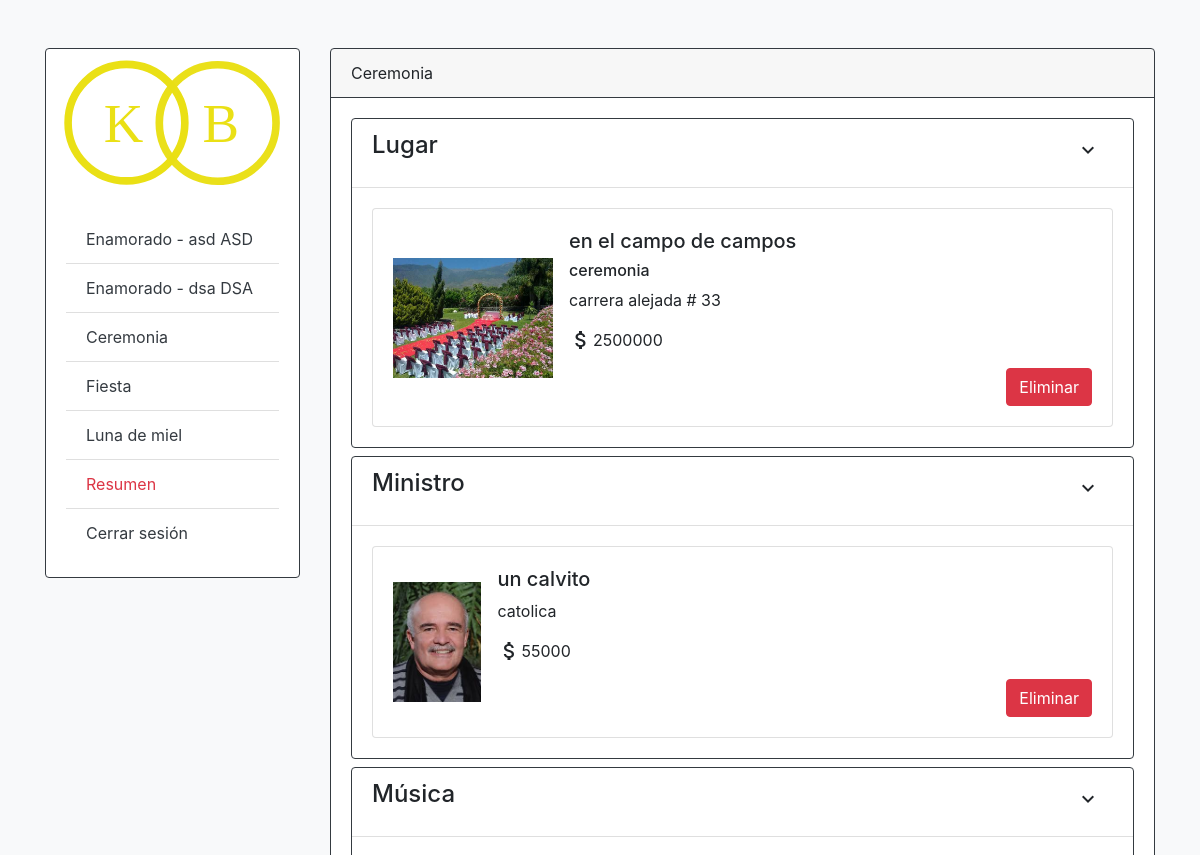
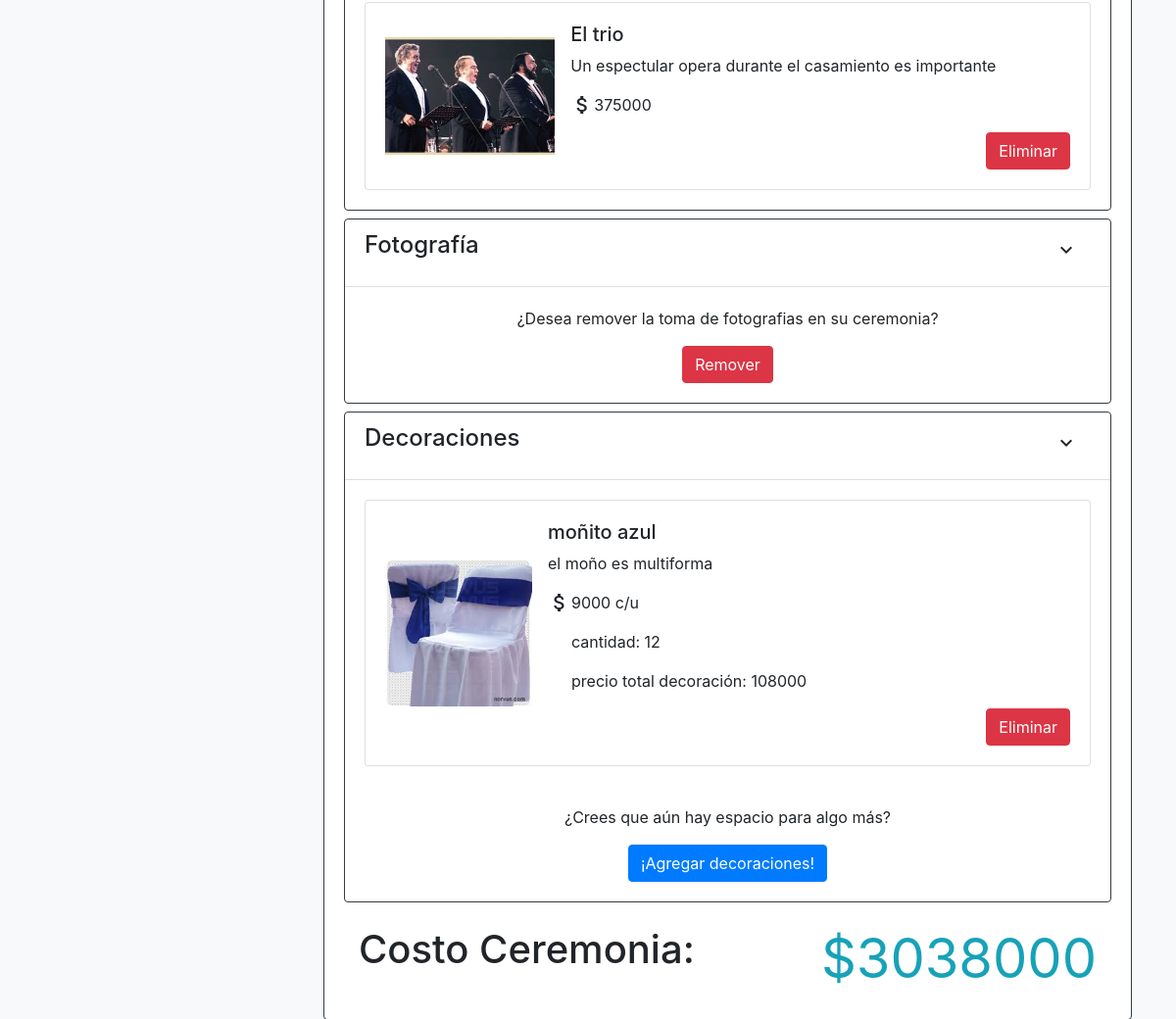
/Ceremonia/1088/1/1/ (signed in), run on the app's committed database (2 pictures, top to bottom).
### BodaKaoz/Pareja/models.py (models this page shows, shortened)
class Enamorado(models.Model):
	User=models.OneToOneField(User, on_delete=models.CASCADE)
	cedula=models.CharField(max_length=50, validators=[numeric_validator])
	telefono=models.CharField(max_length=50, null=True, blank=True, default=None)
	precio=models.BigIntegerField(default=0)
	class Meta:
		app_label = 'Pareja'

### BodaKaoz/Ceremonia/models.py (models this page shows, shortened)
class CeremoniaEvento(models.Model):
	Boda=models.ForeignKey(Boda, on_delete=models.CASCADE)
	Lugar=models.ForeignKey(Lugar, on_delete=models.SET_NULL, null=True, blank=True, default=None)
	Ministro=models.ForeignKey(Ministro, on_delete=models.SET_NULL, null=True, blank=True, default=None)
	Musica=models.ForeignKey(Musica, on_delete=models.SET_NULL, null=True, blank=True, default=None)
	Fotos=models.BooleanField(blank=True, default=False)
	precio=models.BigIntegerField(default=0)

class Ministro(models.Model):
	nombre=models.CharField(max_length=250)
	tipo=models.CharField(choices=TYPE, max_length=50)
	imagen=models.ImageField(upload_to="Ceremonia/Ministro", null=True, blank=True, default=None)
	precio=models.BigIntegerField(default=0)

class Musica(models.Model):
	nombre=models.CharField(max_length=250)
	descripcion=models.TextField(max_length=1000, null=True, blank=True, default=None)
	imagen=models.ImageField(upload_to="Ceremonia/Musica", null=True, blank=True, default=None)
	precio=models.BigIntegerField(default=0)

class DecoracionCeremoniaCarrito(models.Model):
	Decoracion=models.ForeignKey(DecoracionCeremonia, on_delete=models.CASCADE)
	CeremoniaEvento=models.ForeignKey(CeremoniaEvento, on_delete=models.CASCADE)
	cantidad=models.IntegerField()
	subtotal = models.BigIntegerField(default=0)

class DecoracionCeremonia(models.Model):
	nombre=models.CharField(max_length=50, null=True, blank=True, default=None)
	descripcion=models.TextField(max_length=1000, null=True, blank=True, default=None)
	imagen=models.ImageField(upload_to="Ceremonia/Decoracion", null=True, blank=True, default=None)
	precio=models.BigIntegerField(default=0)
	class Meta:
		verbose_name = "Decoración"
		verbose_name_plural = "Decoraciones"

### BodaKaoz/Domain/models.py (models this page shows, shortened)
class Lugar(models.Model):
	nombre=models.CharField(max_length=250)
	direccion=models.CharField(max_length=250)
	capacidad=models.IntegerField()
	imagen=models.ImageField(upload_to="Domain/Lugar",null=True, blank=True, default=None)
	tipo = models.CharField(choices=TYPE, max_length=50 , default=None)
	precio=models.BigIntegerField(default=0)
	class Meta:
		verbose_name = "Lugar"
		verbose_name_plural = "Lugares"

### BodaKaoz/Ceremonia/views.py (the view, shortened to what this page needs)
# urls.py: path('<int:user_id>/<int:boda_id>/<int:ceremonia_id>/', ceremoniaDashboardView , name='dashboard')
@login_required(login_url='index')
def ceremoniaDashboardView(request, user_id , boda_id , ceremonia_id):
	if str(request.user) != str(user_id):
		logout(request)
		return redirect('index')
	user_id = request.user
	enamorado = Enamorado.objects.get(User_id=user_id)
	indices_decoraciones = []
	try:
		boda2 = Boda.objects.get(Enamorado1_id=enamorado.id)
	except:
		boda2 = Boda.objects.get(Enamorado2_id=enamorado.id)
	if str(boda2.id) != str(boda_id):
		return redirect('tableroResumen')
	boda = Boda.objects.filter(id__exact=boda_id)
	ceremonia = CeremoniaEvento.objects.get(Boda_id=boda_id)
	fiesta = FiestaEvento.objects.get(Boda_id=boda_id)
	if str(ceremonia_id) != str(ceremonia.id):
		return redirect('tableroResumen')
	count_deco = DecoracionCeremoniaCarrito.objects.all()
	if len(count_deco) > 0:
		flag_decoracion = True
	else:
		flag_decoracion = False
	if ceremonia.Ministro != None:
		flag_ministro = True
	else:
		flag_ministro = False
	if ceremonia.Lugar != None:
		flag_lugar = True
	else:
		flag_lugar = False
	if ceremonia.Musica != None:
		flag_musica = True
	else:
		flag_musica = False
	if ceremonia.Fotos != False:
		flag_fotos = True
	else:
		flag_fotos = False
	if request.method == 'GET':
		ministros = Ministro.objects.all()
		lugares = Lugar.objects.filter(tipo='ceremonia')
		musicas = Musica.objects.all()
		boda = Boda.objects.get(id=boda_id)
		decoraciones = DecoracionCeremonia.objects.all()
		decoraciones_car = DecoracionCeremoniaCarrito.objects.filter(CeremoniaEvento_id=ceremonia_id)
		indices_decoraciones.clear()
		if decoraciones_car.count() > 0:
			indices_decoraciones.clear()
			for deco in decoraciones_car:
				indices_decoraciones.append(deco.Decoracion.id)
		template = get_template('Ceremonia/ceremonia.html')
		ctx={
			'ministros' : ministros,
			'flag_ministro': flag_ministro,
			'flag_fotos': flag_fotos,
			'flag_lugar': flag_lugar,
			'flag_musica': flag_musica,
			'ceremonia' : ceremonia,
			'lugares' : lugares,
			'musicas' : musicas,
			'decoraciones':decoraciones,
			'decoraciones_car':decoraciones_car,
			'flag_decoracion':flag_decoracion,
			'indices_decoraciones': indices_decoraciones,
			'user_id': user_id,
			'boda_id': boda_id,
			'ceremonia_id' : ceremonia.id,
			'fiesta_id': fiesta.id,
			'enamoradoNombre': boda.Enamorado1,
			'enamoradoNombre2': boda.Enamorado2
		}
		return HttpResponse(template.render(ctx,request))

### BodaKaoz/templates/Ceremonia/ceremonia.html (shortened to what this page needs)
{% extends "base/base.html" %}
{% load staticfiles %}
{% block title %}
<link href="{% static 'css/Fiesta/style_entretenimiento.css' %}" rel="stylesheet" />
<link href="{% static 'css/Fiesta/style_comidas.css' %}" rel="stylesheet" />
{% endblock title %}
{% block name_mod %}
	<div class="card-header border-dark">
    	Ceremonia
  	</div>
{% endblock name_mod %}
{% block content %}
	{% include "Ceremonia/secciones/seccion_lugar.html" %}
	{% include "Ceremonia/secciones/seccion_ministro.html" %}
	{% include "Ceremonia/secciones/seccion_musica.html" %}
	{% include "Ceremonia/secciones/seccion_fotografia.html" %}
	{% include "Ceremonia/secciones/seccion_decoracion.html" %}
	{% include "Ceremonia/secciones/seccion_precio.html" %}
{% endblock content %}

### BodaKaoz/templates/base/base.html (shortened to what this page needs)
<!DOCTYPE html>
<html lang="es">
<head>
	{% load staticfiles %}
	{% block title %}
	{% endblock title %}
	<link rel="stylesheet" href="{% static "css/base.css" %}">
	<link rel="stylesheet" href="{% static "css/bootstrap.min.css" %}">
</head>
<body class="bg-light">
	<div class="container container-md-fluid">
		<div class="row mt-5 pt-4 pt-md-0 mb-4">
			<div class="d-none d-md-block col-lg-3 col-md-4 col-sm-12">
				<div class="card border-dark">
  					<img class="card-img-top" src="{% static 'img/KBLogo_header.svg' %}">
  					<div class="card-body">
    					<ul class="list-group list-group-flush">
						  <li class="list-group-item">
						  	<a href="{% url 'Pareja:enamorado1' %}" class="text-dark" data-toggle="" aria-expanded="true" aria-controls="">
								Enamorado - {{ enamoradoNombre.User.first_name }} {{ enamoradoNombre.User.last_name }}
							</a>
						  </li>
						  <li class="list-group-item">
						  	<a href="{% url 'Pareja:enamorado2' %}" class="text-dark" data-toggle="" aria-expanded="true" aria-controls="">
								Enamorado - {{ enamoradoNombre2.User.first_name }} {{ enamoradoNombre2.User.last_name }}
							</a>
						  </li>
						  <li class="list-group-item">
						  	<a href="{% url 'Ceremonia:dashboard' user_id boda_id ceremonia_id %}" class="text-dark" data-toggle="" aria-expanded="true" aria-controls="">
								Ceremonia
							</a>
						  </li>
						  <li class="list-group-item">
						  	<a href="{% url 'Fiesta:dashboard' user_id boda_id fiesta_id %}" class="text-dark" data-toggle="" aria-expanded="true" aria-controls="">
								Fiesta
							</a>
						  </li>
						  <li class="list-group-item">
						  	<a href="#" class="text-dark" data-toggle="" aria-expanded="true" aria-controls="">
								Luna de miel
							</a>
						  </li>
						  <li class="list-group-item">
						  	<a href="{% url 'tableroResumen' %}" class="text-danger" data-toggle="" aria-expanded="true" aria-controls="">
								Resumen
							</a>
						  </li>
						  <li class="list-group-item">
						  	<a href="{% url 'Pareja:cerrar-sesion' %}" class="text-dark" data-toggle="" aria-expanded="true" aria-controls="">
								Cerrar sesión
							</a>
						  </li>
						</ul>
  					</div>
				</div>
			</div>
			<div class="col-lg-9 col-md-8 col-sm-12">
				<div class="card border-dark">
					{% block name_mod %}
					{% endblock name_mod %}
  				<div class="card-body">
					<div class="content">
						{% block content %}
						{% endblock content %}
					</div>
    			</div>
			</div>
		</div>
	</div>
</body>
</html>

### BodaKaoz/templates/Ceremonia/secciones/seccion_lugar.html (shortened to what this page needs)
<!DOCTYPE html>
<html>
<!DOCTYPE html>
<html>
<head>
	{% load staticfiles %}
</head>
<body>
	<div class="card border-dark mb-2">
		<div class="card-header bg-transparent">
			<div class="row justify-content-between">
				<div class="col">
					<h4>Lugar</h4>
				</div>
				<div class="col text-right">
					<span class="btn" data-toggle="collapse" data-target="#collapseLugar" aria-expanded="false" aria-controls="collapseLugar">
						<i class="material-icons">expand_more</i>
	  				</span>
				</div>
			</div>
	  	</div>
	  	<div class="collapse show" id="collapseLugar">
	 		<div class="card-body">
	 			{% if flag_lugar %}
	 			<form method="POST">{% csrf_token %}
					<div class="card">
						<div class="card-body">
	        				<div class="media">
							  	<img class="align-self-center mr-3" src="{{ceremonia.Lugar.imagen.url}}" height="120">
							  	<div class="media-body">
							    	<h5 class="mt-0">{{ceremonia.Lugar.nombre}}</h5>
							    	<h6>{{ceremonia.Lugar.tipo}}</h6>
							    	<p>{{ceremonia.Lugar.direccion}}</p>
							    	<div class="media">
							  			<i class="material-icons">attach_money</i>
									  	<div class="media-body">
									    	<p>{{ceremonia.Lugar.precio}}</p>
										</div>
									</div>
									<div class="row">
										<div class="col text-right">
											<button type="submit" class="btn btn-danger" value="delete_lugar" name="btn_value">Eliminar</button>
										</div>
									</div>
								</div>
							</div>
						</div>
					</div>
				</form>
	    		{% endif %}
	  		</div>
		</div>
	</div>
</body>
</html>

### BodaKaoz/templates/Ceremonia/secciones/seccion_ministro.html (shortened to what this page needs)
<!DOCTYPE html>
<html>
<head>
	{% load staticfiles %}
</head>
<body>
	<div class="card border-dark mb-2">
		<div class="card-header bg-transparent">
			<div class="row justify-content-between">
				<div class="col">
					<h4>Ministro</h4>
				</div>
				<div class="col text-right">
					<span class="btn" data-toggle="collapse" data-target="#collapseMinistro" aria-expanded="false" aria-controls="collapseMinistro">
						<i class="material-icons">expand_more</i>
	  				</span>
				</div>
			</div>
	  	</div>
	  	<div class="collapse show" id="collapseMinistro">
	 		<div class="card-body">
	 			{% if flag_ministro %}
	 			<form method="POST">{% csrf_token %}
					<div class="card">
						<div class="card-body">
	        				<div class="media">
							  	<img class="align-self-center mr-3" src="{{ceremonia.Ministro.imagen.url}}" height="120">
							  	<div class="media-body">
							    	<h5 class="mt-0">{{ceremonia.Ministro.nombre}}</h5>
							    	<p>{{ceremonia.Ministro.tipo}}</p>
							    	<div class="media">
							  			<i class="material-icons">attach_money</i>
									  	<div class="media-body">
									    	<p>{{ceremonia.Ministro.precio}}</p>
										</div>
									</div>
									<div class="row">
										<div class="col text-right">
											<button type="submit" class="btn btn-danger" value="delete_ministro" name="btn_value">Eliminar</button>
										</div>
									</div>
								</div>
							</div>
						</div>
					</div>
				</form>
	    		{% endif %}
	  		</div>
		</div>
	</div>
</body>
</html>

### BodaKaoz/templates/Ceremonia/secciones/seccion_musica.html (shortened to what this page needs)
<!DOCTYPE html>
<html>
<head>
	{% load staticfiles %}
</head>
<body>
	<div class="card border-dark mb-2">
		<div class="card-header bg-transparent">
			<div class="row justify-content-between">
				<div class="col">
					<h4>Música</h4>
				</div>
				<div class="col text-right">
					<span class="btn" data-toggle="collapse" data-target="#collapseMusica" aria-expanded="false" aria-controls="collapseMusica">
						<i class="material-icons">expand_more</i>
	  				</span>
				</div>
			</div>
	  	</div>
	  	<div class="collapse show" id="collapseMusica">
	 		<div class="card-body">
	 			{% if flag_musica %}
	 			<form method="POST">{% csrf_token %}
					<div class="card">
						<div class="card-body">
	        				<div class="media">
							  	<img class="align-self-center mr-3" src="{{ceremonia.Musica.imagen.url}}" height="120">
							  	<div class="media-body">
							    	<h5 class="mt-0">{{ceremonia.Musica.nombre}}</h5>
							    	<p>{{ceremonia.Musica.descripcion}}</p>
							    	<div class="media">
							  			<i class="material-icons">attach_money</i>
									  	<div class="media-body">
									    	<p>{{ceremonia.Musica.precio}}</p>
										</div>
									</div>
									<div class="row">
										<div class="col text-right">
											<button type="submit" class="btn btn-danger" value="delete_musica" name="btn_value">Eliminar</button>
										</div>
									</div>
								</div>
							</div>
						</div>
					</div>
				</form>
	    		{% endif %}
	  		</div>
		</div>
	</div>
</body>
</html>

### BodaKaoz/templates/Ceremonia/secciones/seccion_decoracion.html (shortened to what this page needs)
<!DOCTYPE html>
<html>
<head>
	{% load staticfiles %}
</head>
<body>
	<div class="card border-dark mb-2">
		<div class="card-header bg-transparent">
			<div class="row justify-content-between">
				<div class="col">
					<h4>Decoraciones</h4>
				</div>
				<div class="col text-right">
					<span class="btn" data-toggle="collapse" data-target="#collapseDeco" aria-expanded="false" aria-controls="collapseDeco">
						<i class="material-icons">expand_more</i>
	  				</span>
				</div>
			</div>
	  	</div>
	  	<div class="collapse show" id="collapseDeco">
	  		{% for decoracion_c in decoraciones_car %}
	 		<div class="card-body">
	 			<form method="POST">{% csrf_token %}
					<div class="card">
						<div class="card-body">
	        				<div class="media">
							  	<img class="align-self-center mr-3" src="{{decoracion_c.Decoracion.imagen.url}}" height="150">
							  	<div class="media-body">
							    	<h5 class="mt-0">{{decoracion_c.Decoracion.nombre}}</h5>
							    	<p>{{decoracion_c.Decoracion.descripcion}}</p>
							    	<div class="media">
							  			<i class="material-icons">attach_money</i>
									  	<div class="media-body">
									    	<p>{{decoracion_c.Decoracion.precio}} c/u</p>
									    	<p>cantidad: {{decoracion_c.cantidad}}</p>
									    	<p>precio total decoración: {{decoracion_c.subtotal}}</p>
										</div>
									</div>
									<div class="row">
										<div class="col text-right">
											<button type="submit" class="btn btn-danger" value="delete_decoracion" name="btn_value">Eliminar</button>
										</div>
									</div>
								</div>
							</div>
						</div>
					</div>
				</form>
			</div>
			{% endfor %}
			<div class="card-body text-center">
	    		<p>¿Crees que aún hay espacio para algo más?</p>
	    		<button type="button" class="btn btn-primary" data-toggle="modal" data-target="#modaldeco">¡Agregar decoraciones!</button>
	  		</div>
		</div>
	</div>
</body>
</html>

### BodaKaoz/templates/Ceremonia/secciones/seccion_precio.html (shortened to what this page needs)
<!DOCTYPE html>
<html>
<head>
</head>
<body>
	<div class="container">
		<div class="row mt-4">
			<div class="col text-left">
				<h1>Costo Ceremonia:</h1>
			</div>
			<div class="col text-right">
				<h1 class="display-4 text-info"><strong>${{ceremonia.precio}}</strong></h1>
			</div>
		</div>
	</div>
</body>
</html>

### BodaKaoz/static/css/base.css (style rules this page uses)
* { -webkit-box-sizing: border-box; -moz-box-sizing:border-box; box-sizing: border-box; list-style: none; text-decoration: none; }
body { line-height: 18px; padding: 0; margin: 0; overflow-x: hidden; }
a { text-align: none; text-decoration: none; }

### data on the page
Enamorado: User.first_name "asd", User.last_name "ASD"
Enamorado: User.first_name "dsa", User.last_name "DSA"
CeremoniaEvento: Lugar.imagen (picture), Lugar.nombre "en el campo de campos", Lugar.tipo "ceremonia", Lugar.direccion "carrera alejada # 33", Lugar.precio "2500000", Ministro.imagen (picture), Ministro.nombre "un calvito", Ministro.tipo "catolica", Ministro.precio "55000", Musica.imagen (picture), Musica.nombre "El trio", Musica.descripcion "Un espectular opera durante el casamiento es importante", Musica.precio "375000", precio "3038000"
DecoracionCeremoniaCarrito: Decoracion.imagen (picture), Decoracion.nombre "moñito azul", Decoracion.descripcion "el moño es multiforma", Decoracion.precio "9000", cantidad "12", subtotal "108000"
